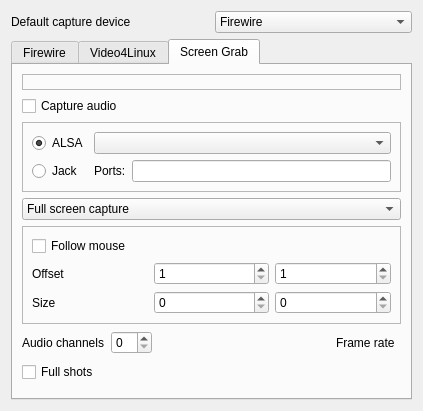
<ui version="4.0" >
 <class>ConfigCapture_UI</class>
 <widget class="QWidget" name="ConfigCapture_UI" >
  <property name="geometry" >
   <rect>
    <x>0</x>
    <y>0</y>
    <width>409</width>
    <height>411</height>
   </rect>
  </property>
  <layout class="QGridLayout" name="gridLayout_6" >
   <item row="0" column="0" >
    <widget class="QLabel" name="label" >
     <property name="text" >
      <string>Default capture device</string>
     </property>
    </widget>
   </item>
   <item row="0" column="1" >
    <widget class="KComboBox" name="kcfg_defaultcapture" >
     <item>
      <property name="text" >
       <string>Firewire</string>
      </property>
     </item>
     <item>
      <property name="text" >
       <string>Video4Linux</string>
      </property>
     </item>
     <item>
      <property name="text" >
       <string>Screen Grab</string>
      </property>
     </item>
    </widget>
   </item>
   <item row="1" column="0" colspan="2" >
    <widget class="QTabWidget" name="tabWidget" >
     <property name="minimumSize" >
      <size>
       <width>401</width>
       <height>0</height>
      </size>
     </property>
     <property name="currentIndex" >
      <number>2</number>
     </property>
     <widget class="QWidget" name="tab" >
      <attribute name="title" >
       <string>Firewire</string>
      </attribute>
      <layout class="QGridLayout" name="gridLayout_2" >
       <item row="0" column="0" colspan="3" >
        <widget class="QLabel" name="dvgrab_info" >
         <property name="frameShape" >
          <enum>QFrame::StyledPanel</enum>
         </property>
         <property name="frameShadow" >
          <enum>QFrame::Raised</enum>
         </property>
         <property name="text" >
          <string/>
         </property>
        </widget>
       </item>
       <item row="1" column="0" >
        <widget class="QLabel" name="label_2" >
         <property name="text" >
          <string>Capture format</string>
         </property>
        </widget>
       </item>
       <item row="1" column="1" >
        <widget class="KComboBox" name="kcfg_firewireformat" >
         <item>
          <property name="text" >
           <string>DV Raw</string>
          </property>
         </item>
         <item>
          <property name="text" >
           <string>DV AVI type 1</string>
          </property>
         </item>
         <item>
          <property name="text" >
           <string>DV AVI type 2</string>
          </property>
         </item>
         <item>
          <property name="text" >
           <string>HDV</string>
          </property>
         </item>
        </widget>
       </item>
       <item row="1" column="2" >
        <spacer name="horizontalSpacer" >
         <property name="orientation" >
          <enum>Qt::Horizontal</enum>
         </property>
         <property name="sizeHint" stdset="0" >
          <size>
           <width>241</width>
           <height>20</height>
          </size>
         </property>
        </spacer>
       </item>
       <item row="2" column="0" colspan="3" >
        <widget class="QCheckBox" name="kcfg_firewireautosplit" >
         <property name="text" >
          <string>Automatically start a new file on scene cut</string>
         </property>
        </widget>
       </item>
       <item row="3" column="0" colspan="3" >
        <widget class="QCheckBox" name="kcfg_firewiretimestamp" >
         <property name="text" >
          <string>Add recording time to captured file name</string>
         </property>
        </widget>
       </item>
       <item row="4" column="1" >
        <spacer name="verticalSpacer_2" >
         <property name="orientation" >
          <enum>Qt::Vertical</enum>
         </property>
         <property name="sizeHint" stdset="0" >
          <size>
           <width>20</width>
           <height>188</height>
          </size>
         </property>
        </spacer>
       </item>
      </layout>
     </widget>
     <widget class="QWidget" name="tab_2" >
      <attribute name="title" >
       <string>Video4Linux</string>
      </attribute>
      <layout class="QGridLayout" name="gridLayout" >
       <item row="1" column="1" colspan="3" >
        <widget class="KLineEdit" name="kcfg_video4vdevice" >
         <property name="sizePolicy" >
          <sizepolicy vsizetype="Fixed" hsizetype="MinimumExpanding" >
           <horstretch>0</horstretch>
           <verstretch>0</verstretch>
          </sizepolicy>
         </property>
         <property name="text" >
          <string>/dev/video0</string>
         </property>
        </widget>
       </item>
       <item row="0" column="0" >
        <widget class="QLabel" name="label_7" >
         <property name="text" >
          <string>Video</string>
         </property>
        </widget>
       </item>
       <item row="0" column="1" colspan="9" >
        <widget class="Line" name="line" >
         <property name="orientation" >
          <enum>Qt::Horizontal</enum>
         </property>
        </widget>
       </item>
       <item row="1" column="4" >
        <widget class="QLabel" name="label_3" >
         <property name="sizePolicy" >
          <sizepolicy vsizetype="Preferred" hsizetype="Maximum" >
           <horstretch>0</horstretch>
           <verstretch>0</verstretch>
          </sizepolicy>
         </property>
         <property name="text" >
          <string>Format</string>
         </property>
        </widget>
       </item>
       <item row="1" column="7" colspan="2" >
        <widget class="QLabel" name="label_5" >
         <property name="sizePolicy" >
          <sizepolicy vsizetype="Preferred" hsizetype="Maximum" >
           <horstretch>0</horstretch>
           <verstretch>0</verstretch>
          </sizepolicy>
         </property>
         <property name="text" >
          <string>Encoding</string>
         </property>
        </widget>
       </item>
       <item row="1" column="5" colspan="2" >
        <widget class="KLineEdit" name="kcfg_video4vformat" >
         <property name="sizePolicy" >
          <sizepolicy vsizetype="Fixed" hsizetype="MinimumExpanding" >
           <horstretch>0</horstretch>
           <verstretch>0</verstretch>
          </sizepolicy>
         </property>
         <property name="text" >
          <string>video4linux2</string>
         </property>
        </widget>
       </item>
       <item row="1" column="9" >
        <widget class="KLineEdit" name="kcfg_video4vencoding" >
         <property name="sizePolicy" >
          <sizepolicy vsizetype="Fixed" hsizetype="MinimumExpanding" >
           <horstretch>0</horstretch>
           <verstretch>0</verstretch>
          </sizepolicy>
         </property>
         <property name="text" >
          <string>ogg</string>
         </property>
        </widget>
       </item>
       <item row="1" column="0" >
        <widget class="QLabel" name="label_14" >
         <property name="text" >
          <string>Device</string>
         </property>
        </widget>
       </item>
       <item row="3" column="9" >
        <widget class="KLineEdit" name="kcfg_video4aencoding" >
         <property name="sizePolicy" >
          <sizepolicy vsizetype="Fixed" hsizetype="MinimumExpanding" >
           <horstretch>0</horstretch>
           <verstretch>0</verstretch>
          </sizepolicy>
         </property>
        </widget>
       </item>
       <item row="3" column="1" colspan="3" >
        <widget class="KLineEdit" name="kcfg_video4adevice" >
         <property name="text" >
          <string>/dev/dsp</string>
         </property>
        </widget>
       </item>
       <item row="2" column="2" colspan="8" >
        <widget class="Line" name="line_2" >
         <property name="orientation" >
          <enum>Qt::Horizontal</enum>
         </property>
        </widget>
       </item>
       <item row="3" column="4" >
        <widget class="QLabel" name="label_9" >
         <property name="sizePolicy" >
          <sizepolicy vsizetype="Preferred" hsizetype="Maximum" >
           <horstretch>0</horstretch>
           <verstretch>0</verstretch>
          </sizepolicy>
         </property>
         <property name="text" >
          <string>Format</string>
         </property>
        </widget>
       </item>
       <item row="3" column="0" >
        <widget class="QLabel" name="label_16" >
         <property name="text" >
          <string>Device</string>
         </property>
        </widget>
       </item>
       <item row="2" column="0" colspan="2" >
        <widget class="QLabel" name="label_15" >
         <property name="text" >
          <string>Audio</string>
         </property>
        </widget>
       </item>
       <item row="3" column="7" colspan="2" >
        <widget class="QLabel" name="label_13" >
         <property name="sizePolicy" >
          <sizepolicy vsizetype="Preferred" hsizetype="Maximum" >
           <horstretch>0</horstretch>
           <verstretch>0</verstretch>
          </sizepolicy>
         </property>
         <property name="text" >
          <string>Encoding</string>
         </property>
        </widget>
       </item>
       <item row="4" column="0" colspan="10" >
        <widget class="Line" name="line_3" >
         <property name="orientation" >
          <enum>Qt::Horizontal</enum>
         </property>
        </widget>
       </item>
       <item row="5" column="0" colspan="3" >
        <widget class="QLabel" name="label_4" >
         <property name="text" >
          <string>Image size</string>
         </property>
        </widget>
       </item>
       <item row="5" column="6" colspan="2" >
        <widget class="QLabel" name="label_6" >
         <property name="text" >
          <string>Frame rate</string>
         </property>
        </widget>
       </item>
       <item row="5" column="3" colspan="3" >
        <widget class="KLineEdit" name="kcfg_video4size" >
         <property name="text" >
          <string>320x240</string>
         </property>
        </widget>
       </item>
       <item row="6" column="0" colspan="3" >
        <widget class="QLabel" name="label_11" >
         <property name="text" >
          <string>Capture params</string>
         </property>
        </widget>
       </item>
       <item row="5" column="8" colspan="2" >
        <widget class="QSpinBox" name="kcfg_video4rate" >
         <property name="value" >
          <number>15</number>
         </property>
        </widget>
       </item>
       <item row="6" column="3" colspan="7" >
        <widget class="KLineEdit" name="kcfg_video4capture" />
       </item>
       <item row="7" column="3" colspan="7" >
        <widget class="KLineEdit" name="kcfg_video4playback" />
       </item>
       <item row="7" column="0" colspan="3" >
        <widget class="QLabel" name="label_12" >
         <property name="text" >
          <string>Playback params</string>
         </property>
        </widget>
       </item>
       <item row="3" column="5" colspan="2" >
        <widget class="KLineEdit" name="kcfg_video4aformat" >
         <property name="sizePolicy" >
          <sizepolicy vsizetype="Fixed" hsizetype="MinimumExpanding" >
           <horstretch>0</horstretch>
           <verstretch>0</verstretch>
          </sizepolicy>
         </property>
         <property name="text" >
          <string>oss</string>
         </property>
        </widget>
       </item>
       <item row="8" column="3" >
        <spacer name="verticalSpacer" >
         <property name="orientation" >
          <enum>Qt::Vertical</enum>
         </property>
         <property name="sizeHint" stdset="0" >
          <size>
           <width>20</width>
           <height>40</height>
          </size>
         </property>
        </spacer>
       </item>
      </layout>
     </widget>
     <widget class="QWidget" name="tab_3" >
      <attribute name="title" >
       <string>Screen Grab</string>
      </attribute>
      <layout class="QGridLayout" name="gridLayout_3" >
       <item row="0" column="0" colspan="5" >
        <widget class="QLabel" name="rmd_info" >
         <property name="frameShape" >
          <enum>QFrame::StyledPanel</enum>
         </property>
         <property name="frameShadow" >
          <enum>QFrame::Raised</enum>
         </property>
         <property name="text" >
          <string/>
         </property>
        </widget>
       </item>
       <item row="1" column="0" colspan="5" >
        <widget class="QCheckBox" name="kcfg_rmd_capture_audio" >
         <property name="text" >
          <string>Capture audio</string>
         </property>
        </widget>
       </item>
       <item row="2" column="0" colspan="5" >
        <widget class="QFrame" name="audio_group" >
         <property name="frameShape" >
          <enum>QFrame::StyledPanel</enum>
         </property>
         <property name="frameShadow" >
          <enum>QFrame::Raised</enum>
         </property>
         <layout class="QGridLayout" name="gridLayout_4" >
          <item row="0" column="0" >
           <widget class="QRadioButton" name="radioButton_2" >
            <property name="text" >
             <string>ALSA</string>
            </property>
            <property name="checked" >
             <bool>true</bool>
            </property>
           </widget>
          </item>
          <item row="1" column="0" >
           <widget class="QRadioButton" name="kcfg_rmd_use_jack" >
            <property name="text" >
             <string>Jack</string>
            </property>
           </widget>
          </item>
          <item row="0" column="1" colspan="2" >
           <widget class="KComboBox" name="kcfg_rmd_alsa_device" />
          </item>
          <item row="1" column="2" >
           <widget class="KLineEdit" name="kcfg_rmd_jackports" />
          </item>
          <item row="1" column="1" >
           <widget class="QLabel" name="label_10" >
            <property name="text" >
             <string>Ports:</string>
            </property>
           </widget>
          </item>
         </layout>
        </widget>
       </item>
       <item row="3" column="0" colspan="5" >
        <widget class="KComboBox" name="kcfg_rmd_capture_type" >
         <item>
          <property name="text" >
           <string>Full screen capture</string>
          </property>
         </item>
         <item>
          <property name="text" >
           <string>Region capture</string>
          </property>
         </item>
        </widget>
       </item>
       <item row="4" column="0" colspan="5" >
        <widget class="QFrame" name="region_group" >
         <property name="frameShape" >
          <enum>QFrame::StyledPanel</enum>
         </property>
         <property name="frameShadow" >
          <enum>QFrame::Raised</enum>
         </property>
         <layout class="QGridLayout" name="gridLayout_5" >
          <item row="1" column="1" >
           <widget class="KIntSpinBox" name="kcfg_rmd_offsetx" >
            <property name="minimum" >
             <number>1</number>
            </property>
            <property name="maximum" >
             <number>5000</number>
            </property>
           </widget>
          </item>
          <item row="1" column="2" >
           <widget class="KIntSpinBox" name="kcfg_rmd_offsety" >
            <property name="minimum" >
             <number>1</number>
            </property>
            <property name="maximum" >
             <number>5000</number>
            </property>
           </widget>
          </item>
          <item row="2" column="2" >
           <widget class="KIntSpinBox" name="kcfg_rmd_height" >
            <property name="maximum" >
             <number>5000</number>
            </property>
           </widget>
          </item>
          <item row="2" column="1" >
           <widget class="KIntSpinBox" name="kcfg_rmd_width" >
            <property name="maximum" >
             <number>5000</number>
            </property>
           </widget>
          </item>
          <item row="1" column="0" >
           <widget class="QLabel" name="label_19" >
            <property name="text" >
             <string>Offset</string>
            </property>
           </widget>
          </item>
          <item row="2" column="0" >
           <widget class="QLabel" name="label_20" >
            <property name="text" >
             <string>Size</string>
            </property>
           </widget>
          </item>
          <item row="0" column="0" >
           <widget class="QCheckBox" name="kcfg_rmd_follow_mouse" >
            <property name="text" >
             <string>Follow mouse</string>
            </property>
           </widget>
          </item>
         </layout>
        </widget>
       </item>
       <item row="5" column="0" >
        <widget class="QLabel" name="label_8" >
         <property name="text" >
          <string>Audio channels</string>
         </property>
        </widget>
       </item>
       <item row="5" column="1" >
        <widget class="KIntSpinBox" name="kcfg_rmd_audio_channels" />
       </item>
       <item row="5" column="2" >
        <spacer name="horizontalSpacer_2" >
         <property name="orientation" >
          <enum>Qt::Horizontal</enum>
         </property>
         <property name="sizeHint" stdset="0" >
          <size>
           <width>86</width>
           <height>26</height>
          </size>
         </property>
        </spacer>
       </item>
       <item row="5" column="3" >
        <widget class="QLabel" name="label_18" >
         <property name="text" >
          <string>Frame rate</string>
         </property>
        </widget>
       </item>
       <item row="5" column="4" >
        <widget class="KDoubleNumInput" name="kcfg_rmd_fps" />
       </item>
       <item row="6" column="0" colspan="4" >
        <widget class="QCheckBox" name="kcfg_rmd_fullshots" >
         <property name="text" >
          <string>Full shots</string>
         </property>
        </widget>
       </item>
       <item row="7" column="0" colspan="5" >
        <spacer name="verticalSpacer_3" >
         <property name="orientation" >
          <enum>Qt::Vertical</enum>
         </property>
         <property name="sizeHint" stdset="0" >
          <size>
           <width>383</width>
           <height>160</height>
          </size>
         </property>
        </spacer>
       </item>
      </layout>
     </widget>
    </widget>
   </item>
  </layout>
 </widget>
 <customwidgets>
  <customwidget>
   <class>KComboBox</class>
   <extends>QComboBox</extends>
   <header>kcombobox.h</header>
  </customwidget>
  <customwidget>
   <class>KDoubleNumInput</class>
   <extends>QWidget</extends>
   <header>knuminput.h</header>
  </customwidget>
  <customwidget>
   <class>KIntSpinBox</class>
   <extends>QSpinBox</extends>
   <header>knuminput.h</header>
  </customwidget>
  <customwidget>
   <class>KLineEdit</class>
   <extends>QLineEdit</extends>
   <header>klineedit.h</header>
  </customwidget>
 </customwidgets>
 <resources/>
 <connections/>
</ui>
